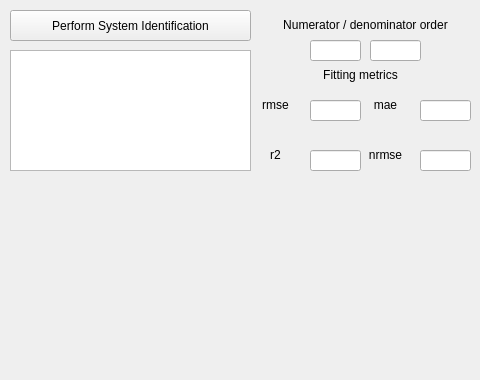
   <widget class="QWidget" name="tab">
    <attribute name="title">
     <string>Sys Ident</string>
    </attribute>
    <widget class="QPushButton" name="identify">
     <property name="geometry">
      <rect>
       <x>10</x>
       <y>10</y>
       <width>241</width>
       <height>31</height>
      </rect>
     </property>
     <property name="text">
      <string>Perform System Identification</string>
     </property>
    </widget>
    <widget class="QTextBrowser" name="identificationresult">
     <property name="geometry">
      <rect>
       <x>10</x>
       <y>50</y>
       <width>241</width>
       <height>121</height>
      </rect>
     </property>
    </widget>
    <widget class="QLabel" name="modooperacion_label_3">
     <property name="geometry">
      <rect>
       <x>270</x>
       <y>10</y>
       <width>191</width>
       <height>31</height>
      </rect>
     </property>
     <property name="text">
      <string>&lt;html&gt;&lt;head/&gt;&lt;body&gt;&lt;p align=&quot;center&quot;&gt;Numerator / denominator order&lt;/p&gt;&lt;/body&gt;&lt;/html&gt;</string>
     </property>
    </widget>
    <widget class="QWidget" name="verticalLayoutWidget_3">
     <property name="geometry">
      <rect>
       <x>10</x>
       <y>180</y>
       <width>461</width>
       <height>191</height>
      </rect>
     </property>
     <layout class="QVBoxLayout" name="Layoutforced_response">
      <item>
       <widget class="QWidget" name="forced_response" native="true"/>
      </item>
     </layout>
    </widget>
    <widget class="QLineEdit" name="numorder">
     <property name="geometry">
      <rect>
       <x>310</x>
       <y>40</y>
       <width>51</width>
       <height>21</height>
      </rect>
     </property>
    </widget>
    <widget class="QLineEdit" name="denorder">
     <property name="geometry">
      <rect>
       <x>370</x>
       <y>40</y>
       <width>51</width>
       <height>21</height>
      </rect>
     </property>
    </widget>
    <widget class="QLineEdit" name="rmse">
     <property name="geometry">
      <rect>
       <x>310</x>
       <y>100</y>
       <width>51</width>
       <height>21</height>
      </rect>
     </property>
    </widget>
    <widget class="QLineEdit" name="mae">
     <property name="geometry">
      <rect>
       <x>420</x>
       <y>100</y>
       <width>51</width>
       <height>21</height>
      </rect>
     </property>
    </widget>
    <widget class="QLineEdit" name="r2">
     <property name="geometry">
      <rect>
       <x>310</x>
       <y>150</y>
       <width>51</width>
       <height>21</height>
      </rect>
     </property>
    </widget>
    <widget class="QLineEdit" name="nrmse">
     <property name="geometry">
      <rect>
       <x>420</x>
       <y>150</y>
       <width>51</width>
       <height>21</height>
      </rect>
     </property>
    </widget>
    <widget class="QLabel" name="fitting_metrics_label">
     <property name="geometry">
      <rect>
       <x>265</x>
       <y>60</y>
       <width>191</width>
       <height>31</height>
      </rect>
     </property>
     <property name="text">
      <string>&lt;html&gt;&lt;head/&gt;&lt;body&gt;&lt;p align=&quot;center&quot;&gt;Fitting metrics&lt;/p&gt;&lt;/body&gt;&lt;/html&gt;</string>
     </property>
    </widget>
    <widget class="QLabel" name="rmse_label">
     <property name="geometry">
      <rect>
       <x>250</x>
       <y>90</y>
       <width>51</width>
       <height>31</height>
      </rect>
     </property>
     <property name="toolTip">
      <string>Root-mean-square of the residuals. Like the “typical error size,” but it penalizes big errors more than MAE. Lower is better.</string>
     </property>
     <property name="text">
      <string>&lt;html&gt;&lt;head/&gt;&lt;body&gt;&lt;p align=&quot;center&quot;&gt;rmse&lt;/p&gt;&lt;/body&gt;&lt;/html&gt;</string>
     </property>
    </widget>
    <widget class="QLabel" name="mae_label">
     <property name="geometry">
      <rect>
       <x>360</x>
       <y>90</y>
       <width>51</width>
       <height>31</height>
      </rect>
     </property>
     <property name="toolTip">
      <string>Mean absolute error. Average magnitude of the error. More “linear” and less sensitive to spikes than RMSE. Lower is better.</string>
     </property>
     <property name="text">
      <string>&lt;html&gt;&lt;head/&gt;&lt;body&gt;&lt;p align=&quot;center&quot;&gt;mae&lt;/p&gt;&lt;/body&gt;&lt;/html&gt;</string>
     </property>
    </widget>
    <widget class="QLabel" name="r2_label">
     <property name="geometry">
      <rect>
       <x>250</x>
       <y>140</y>
       <width>51</width>
       <height>31</height>
      </rect>
     </property>
     <property name="toolTip">
      <string>Fraction of the output variance explained by the model (1 = perfect fit, 0 = no better than using the mean, can be negative if the model is bad). Higher is better.</string>
     </property>
     <property name="text">
      <string>&lt;html&gt;&lt;head/&gt;&lt;body&gt;&lt;p align=&quot;center&quot;&gt;r2&lt;/p&gt;&lt;/body&gt;&lt;/html&gt;</string>
     </property>
    </widget>
    <widget class="QLabel" name="nrmse_label">
     <property name="geometry">
      <rect>
       <x>360</x>
       <y>140</y>
       <width>51</width>
       <height>31</height>
      </rect>
     </property>
     <property name="toolTip">
      <string>RMSE normalized by the output’s natural scale/variation. Makes error more comparable between experiments with different amplitudes. Closer to 0 is better (≈0 means very good fit; ≈1 means error similar to the signal variation).</string>
     </property>
     <property name="text">
      <string>&lt;html&gt;&lt;head/&gt;&lt;body&gt;&lt;p align=&quot;center&quot;&gt;nrmse&lt;/p&gt;&lt;/body&gt;&lt;/html&gt;</string>
     </property>
    </widget>
   </widget>
